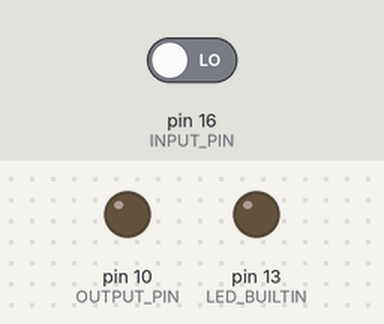
The sketch below on a simulated Arduino Uno, built with avr-gcc and run on an emulated ATmega328P. Parts: output pins drawn as LEDs (lit = HIGH). Inputs (shaded band) come from the test bench; at power-on: pin 16 (INPUT_PIN) LOW.

Above: at 1.2 s.
1.3 s: pin 16 (INPUT_PIN) driven HIGH
At 2.2 s:
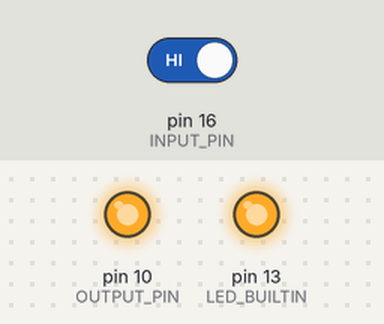
2.8 s: pin 16 (INPUT_PIN) driven LOW
At 3.3 s:
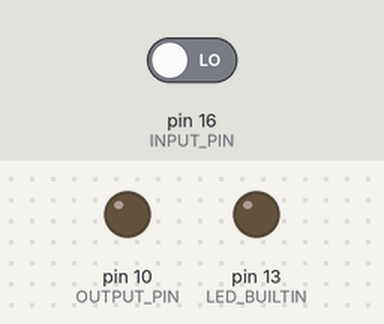
Timing chart, 0 to 5.8 s (numbered marks = the images above; inputs shaded):
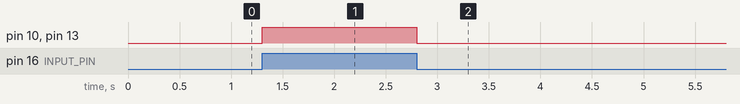

The sketch:

ReactionTest.ino
```cpp
#ifndef OUTPUT_PIN
	#define OUTPUT_PIN 10
#endif

#ifndef INPUT_PIN
	#define INPUT_PIN 16
#endif

void setup(){
	pinMode(OUTPUT_PIN, OUTPUT);
	pinMode(INPUT_PIN, INPUT);
	pinMode(LED_BUILTIN, OUTPUT);
}

bool status = 0;

void loop(){
	status = digitalReadFast(INPUT_PIN);
	digitalWriteFast(OUTPUT_PIN, status);
	digitalWriteFast(LED_BUILTIN, status);
}
```

Measured:
- after the input at 1.3 s, pin 10 (OUTPUT_PIN), pin 13 (LED_BUILTIN): LOW → HIGH at once
- after the input at 2.8 s, pin 10 (OUTPUT_PIN), pin 13 (LED_BUILTIN): HIGH → LOW at once
